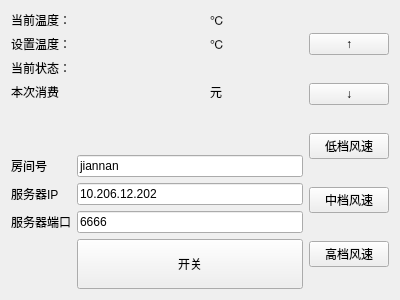
<?xml version="1.0" encoding="UTF-8"?>
<ui version="4.0">
 <class>MainWindow</class>
 <widget class="QMainWindow" name="MainWindow">
  <property name="geometry">
   <rect>
    <x>0</x>
    <y>0</y>
    <width>400</width>
    <height>300</height>
   </rect>
  </property>
  <property name="minimumSize">
   <size>
    <width>400</width>
    <height>300</height>
   </size>
  </property>
  <property name="maximumSize">
   <size>
    <width>400</width>
    <height>300</height>
   </size>
  </property>
  <property name="windowTitle">
   <string>MainWindow</string>
  </property>
  <widget class="QWidget" name="centralWidget">
   <layout class="QHBoxLayout" name="horizontalLayout_3">
    <item>
     <layout class="QVBoxLayout" name="verticalLayout_2">
      <item>
       <layout class="QGridLayout" name="gridLayout">
        <item row="2" column="1">
         <widget class="QLabel" name="state_label">
          <property name="text">
           <string/>
          </property>
         </widget>
        </item>
        <item row="2" column="0">
         <widget class="QLabel" name="label_1">
          <property name="text">
           <string>当前状态：</string>
          </property>
         </widget>
        </item>
        <item row="0" column="0">
         <widget class="QLabel" name="label">
          <property name="text">
           <string>当前温度：</string>
          </property>
         </widget>
        </item>
        <item row="0" column="1">
         <widget class="QLabel" name="cur_temperature_label">
          <property name="text">
           <string/>
          </property>
         </widget>
        </item>
        <item row="0" column="2">
         <widget class="QLabel" name="label_2">
          <property name="text">
           <string>℃</string>
          </property>
         </widget>
        </item>
        <item row="1" column="0">
         <widget class="QLabel" name="label_3">
          <property name="text">
           <string>设置温度：</string>
          </property>
         </widget>
        </item>
        <item row="1" column="2">
         <widget class="QLabel" name="label_4">
          <property name="text">
           <string>℃</string>
          </property>
         </widget>
        </item>
        <item row="1" column="1">
         <widget class="QLabel" name="set_temperature_label">
          <property name="text">
           <string/>
          </property>
         </widget>
        </item>
        <item row="3" column="0">
         <widget class="QLabel" name="label_5">
          <property name="text">
           <string>本次消费</string>
          </property>
         </widget>
        </item>
        <item row="3" column="1">
         <widget class="QLabel" name="cost_label">
          <property name="text">
           <string/>
          </property>
         </widget>
        </item>
        <item row="3" column="2">
         <widget class="QLabel" name="label_8">
          <property name="text">
           <string>元</string>
          </property>
         </widget>
        </item>
       </layout>
      </item>
      <item>
       <spacer name="verticalSpacer">
        <property name="orientation">
         <enum>Qt::Vertical</enum>
        </property>
        <property name="sizeHint" stdset="0">
         <size>
          <width>20</width>
          <height>40</height>
         </size>
        </property>
       </spacer>
      </item>
      <item>
       <layout class="QFormLayout" name="formLayout">
        <item row="0" column="0">
         <widget class="QLabel" name="label_6">
          <property name="text">
           <string>房间号</string>
          </property>
         </widget>
        </item>
        <item row="1" column="0">
         <widget class="QLabel" name="label_7">
          <property name="text">
           <string>服务器IP</string>
          </property>
         </widget>
        </item>
        <item row="0" column="1">
         <widget class="QLineEdit" name="lineEditRoomID">
          <property name="text">
           <string>jiannan</string>
          </property>
         </widget>
        </item>
        <item row="1" column="1">
         <widget class="QLineEdit" name="lineEditServerIP">
          <property name="text">
           <string>10.206.12.202</string>
          </property>
         </widget>
        </item>
        <item row="3" column="1">
         <widget class="QPushButton" name="power_pushButton">
          <property name="minimumSize">
           <size>
            <width>0</width>
            <height>50</height>
           </size>
          </property>
          <property name="text">
           <string>开关</string>
          </property>
         </widget>
        </item>
        <item row="2" column="1">
         <widget class="QLineEdit" name="lineEditServerPort">
          <property name="text">
           <string>6666</string>
          </property>
         </widget>
        </item>
        <item row="2" column="0">
         <widget class="QLabel" name="label_9">
          <property name="text">
           <string>服务器端口</string>
          </property>
         </widget>
        </item>
       </layout>
      </item>
     </layout>
    </item>
    <item>
     <layout class="QVBoxLayout" name="verticalLayout">
      <item>
       <widget class="QPushButton" name="turn_up_pushButton">
        <property name="text">
         <string>↑</string>
        </property>
       </widget>
      </item>
      <item>
       <widget class="QPushButton" name="turn_down_pushButton">
        <property name="text">
         <string>↓</string>
        </property>
       </widget>
      </item>
      <item>
       <widget class="QPushButton" name="low_pushButton">
        <property name="text">
         <string>低档风速</string>
        </property>
       </widget>
      </item>
      <item>
       <widget class="QPushButton" name="mid_pushButton">
        <property name="text">
         <string>中档风速</string>
        </property>
       </widget>
      </item>
      <item>
       <widget class="QPushButton" name="high_pushButton">
        <property name="text">
         <string>高档风速</string>
        </property>
       </widget>
      </item>
     </layout>
    </item>
   </layout>
  </widget>
 </widget>
 <layoutdefault spacing="6" margin="11"/>
 <tabstops>
  <tabstop>lineEditRoomID</tabstop>
  <tabstop>lineEditServerIP</tabstop>
  <tabstop>turn_up_pushButton</tabstop>
  <tabstop>turn_down_pushButton</tabstop>
  <tabstop>low_pushButton</tabstop>
  <tabstop>mid_pushButton</tabstop>
 </tabstops>
 <resources/>
 <connections/>
</ui>
